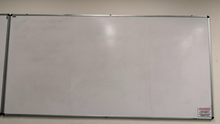
%> input picture Demo/board.png, 220 x 124 px, shrunk from 1920 x 1080 before the run
$ octave test.m   (GNU Octave 9; MATLAB toolbox functions it lacks are replaced by stand-ins)
%> lines starting %> are read from the running program, lines starting %| are printed output that depends on the picture
### Code/enhance.m
function enhanced = enhance(I)
%I=imsharpen(I);
R=I(:,:,1);
G=I(:,:,2);
B=I(:,:,3);
%R = adapthisteq(R);
%G = adapthisteq(G);
%B = adapthisteq(B);
R = medfilt2(R);
G = medfilt2(G);
B = medfilt2(B);
%R = imadjust(R,stretchlim(R),[]);
%G = imadjust(G,stretchlim(G),[]);
%B = imadjust(B,stretchlim(B),[]);
I=cat(3,R,G,B);
I=imsharpen(I);
R=I(:,:,1);
G=I(:,:,2);
B=I(:,:,3);
nR=R;
nG=G;
nB=B;
lumm=B;
num=0;
dim = size(I);
bsize=10;
for x =1:bsize:618
    for y=1:bsize:892
        max=0.2126*R(y,x)+0.7152*G(y,x)+0.0722*B(y,x);
        maxi=x;
        maxj=y;
        for i=x:(x+bsize-1)
            if(i>618)
                break;
            end
            for j=y:(y+bsize-1)
                if(j>892)
                    break;
                end
                lum=0.2126*R(j,i)+0.7152*G(j,i)+0.0722*B(j,i);
                lumm(j,i)=lum;
                if(lum>max)
                    max=lum;
                    maxi=i;
                    maxj=j;
                end
            end
        end
        for i=x:(x+bsize-1)
            if(i>618)
                break;
            end
            for j=y:(y+bsize-1)
                if(j>892)
                    break;
                end
                nR(j,i)=255;
                nG(j,i)=255;
                nB(j,i)=255;
                nR(j,i)=nR(j,i)*min(1,R(j,i)/R(maxj,maxi));
                nG(j,i)=nG(j,i)*min(1,G(j,i)/G(maxj,maxi));
                nB(j,i)=nB(j,i)*min(1,B(j,i)/B(maxj,maxi));
                nR(j,i)=255*(0.5-0.5*cos(power(double(nR(j,i)/255),0.75)*pi));
                nG(j,i)=255*(0.5-0.5*cos(power(double(nG(j,i)/255),0.75)*pi));
                nB(j,i)=255*(0.5-0.5*cos(power(double(nB(j,i)/255),0.75)*pi));
                lumm(j,i)=0.2126*R(maxj,maxi)+0.7152*G(maxj,maxi)+0.0722*B(maxj,maxi);
            end
        end
    end
end
RGB1=cat(3,nR,nG,nB);
h = ones(4,4)/16;
RGB2 = imfilter(RGB1,h);
RGB2=imsharpen(RGB2);
RBG2=imadjust(RGB2, [], [], 5);
%figure;
% imshow(RGB2);
enhanced=RGB2;
end

### Code/test.m
clc;
I = imread('../Demo/board.png');
%> I is the input picture: size 124x220x3 uint8; mean R, G, B 162.8, 154.8, 149.5

imshow(I);
[nrows ncols dim] = size(I);
%> nrows = 124; ncols = 220; dim = 3
% Get the slices colums wise split equally
img1 = I(:,1:ncols/3,:);
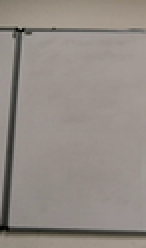
%> img1: size 124x73x3 uint8 (shown 2 times larger); mean R, G, B 147, 139.4, 133.9
img2 = I(:,(ncols/3)+1:2*ncols/3,:);
img3 = I(:,(2*ncols/3)+1:ncols,:);
figure,
subplot(1,3,1), imshow(img1,[]); title('first part');
subplot(1,3,2), imshow(img2,[]); title('second part');
%> after `imshow(img2,[])`:
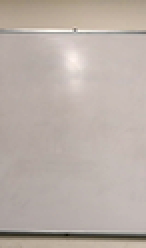
%> displayed picture: size 124x73x3, on the screen's scale of 0 to 255 (shown 2 times larger); mean R, G, B 186, 175.1, 167.9
subplot(1,3,3), imshow(img3,[]); title('third part');
%> after `imshow(img3,[])`:
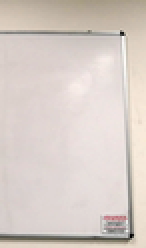
%> displayed picture: size 124x73x3, on the screen's scale of 0 to 255 (shown 2 times larger); mean R, G, B 215.9, 205.7, 199.4

I_en = enhance(img1);
%> in enhance, `R=I(:,:,1);`:
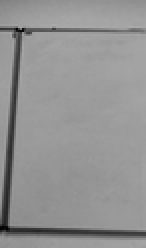
%> R: size 124x73 uint8 (shown 2 times larger); min 0, max 171, mean 147
%> in enhance, `B=I(:,:,3);`:
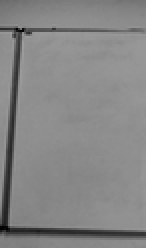
%> B: size 124x73 uint8 (shown 2 times larger); min 0, max 158, mean 133.9
%> the run ends on the next line
